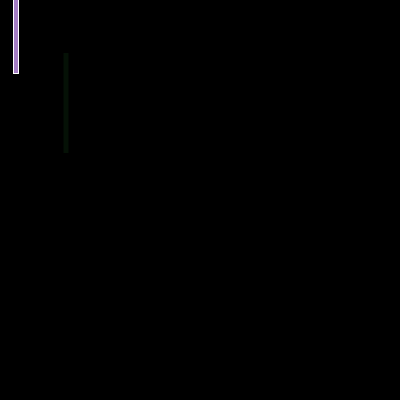
Frame 1 (no input)
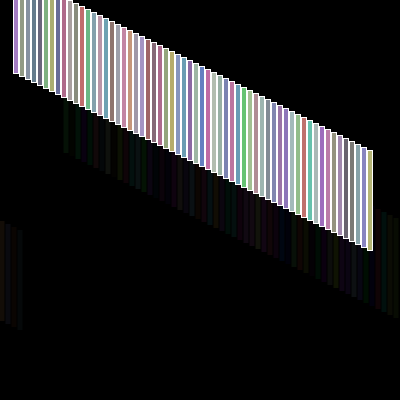
Frame 60 (the mouse pressed at the canvas centre just before this capture)
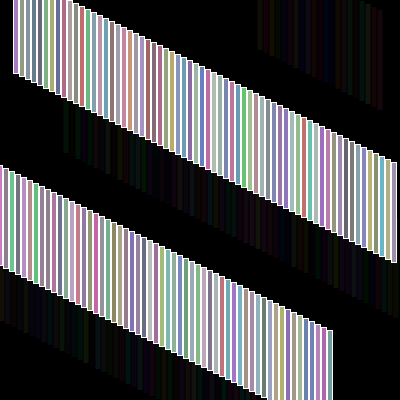
Frame 120 (the mouse held since frame 60 and released just before this capture)

The Processing sketch that drew these frames (run headless with seeded random() and noise(); from frame 60 on, the mouse is pressed at the canvas centre):

// Processing sketch: processing_72424
// ── processing_72424.pde

float rectX = 10;
float rectY =20;

float rectX2 = 60;
float rectY2 = 100;




void setup(){
  size(400,400);
  smooth();
  frameRate(200);
  background(0);
}

void draw(){
  stroke(255);
  fill(random(100,200),random(100,200),random(100,200));
  rectMode(CENTER);
  rectX=rectX+6;
  rectY=rectY+3;
  rect (rectX%width,rectY%height,5,100);
  
  noStroke();
  fill(random(0,100),random(0,100),random(0,100),50);
  rectX2=rectX2+6;
  rectY2=rectY2+3;
  rect (rectX2%width,rectY2%height,5,100);
  

  
}
